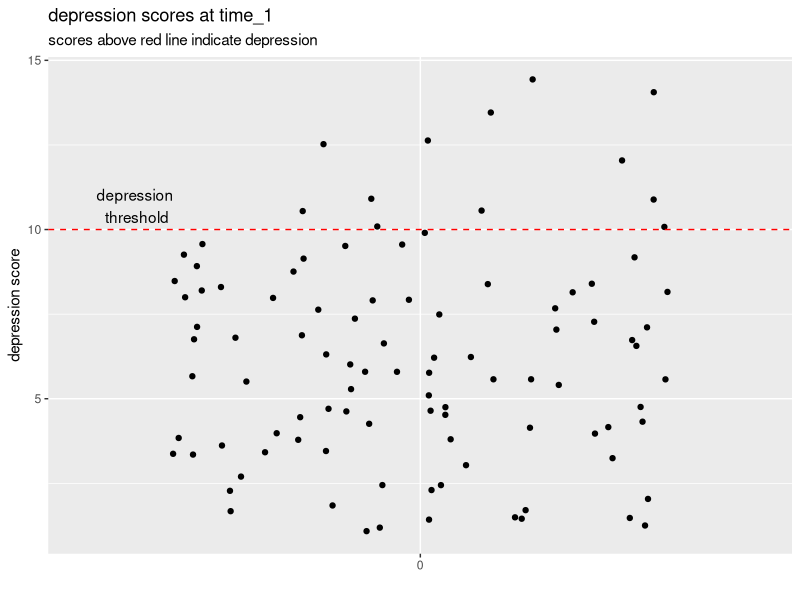
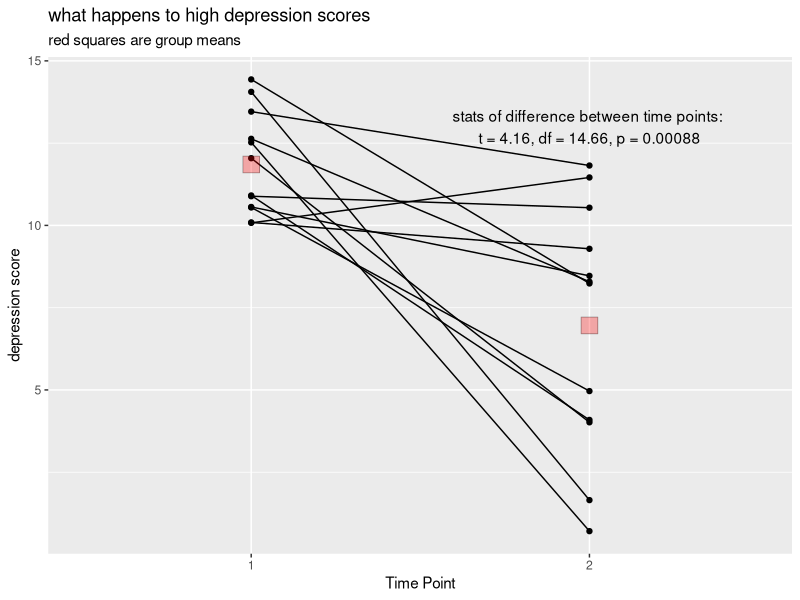

Source code (R) for these figures, in order:
library(tidyverse)

 
n_all = 100
mfq_min = 0
mfq_max = 26
mean_mfq = 5
sd_mfq = 4


all_values_1 <- truncnorm::rtruncnorm(n_all, mfq_min, mfq_max, mean_mfq, sd_mfq) # generate a truncated normal 
                                                #distribution emulating the short mfq values
dichot_values <- ifelse(all_values_1>=10, 1, 0) # dichotomise values using 10 as a threshold

df_all_values <- data.frame(all_values_1, dichot_values, x_var = rep(0,n_all)) # create dataset that 
                                                                            # has a dummy variable coded zero for plotting


p_all_values <- df_all_values %>%       # plot all the values with a threshold 
ggplot(aes(y = all_values_1, x = factor(x_var)))+
geom_point(position = "jitter")+
geom_hline(yintercept = 10, linetype = "dashed", colour = "red") + 
  
  annotate ("text", x = 0.54, y = 10.7, label = "depression\n threshold") +
  
  ggtitle("depression scores at time_1", 
          subtitle = "scores above red line indicate depression") +
  
  xlab("") +
  ylab("depression score")   
  
p_all_values



#### now you take the "high scorers" and you plot them at Time point 1 and then at Time point 2

big_values_1 <- all_values_1[all_values_1>=10] # these are the high scorers

big_values_2 <- truncnorm::rtruncnorm(length(big_values_1), mfq_min, mfq_max, mean_mfq, sd_mfq)  # here you use 
                                                  # the same process as in Time point 1 to 
                                                  # generate random values for Time point 2. 



df_big_values_history <- data.frame(ids = seq(1:length(big_values_1)),  # now plot the values
                                                                        # you will see 
                                                                        # big and probably significant
                                                                        # differences
                                   values =  c(big_values_1, big_values_2) , 
                                    time_point = rep(1:2, each = length(big_values_1)))


test <- t.test(df_big_values_history$values[df_big_values_history$time_point==1], # this is the t-test of the difference
               df_big_values_history$values[df_big_values_history$time_point==2])
test$statistic


df_big_values_history %>% 
ggplot(aes(x = factor(time_point), y = values))+
  geom_point()+
  geom_line(aes(group = ids)) +
  xlab("Time Point") +
  ylab("depression score") + 
  stat_summary(
    geom = "point",
    fun = "mean",
    col = "black",
    size = 6,
    shape = 22,
    fill = "red", alpha = 0.3
  )+
  annotate ("text", x = 2, y = 13, label = paste0("stats of difference between time points: \n"  , "t = ",
                                                  round(test$statistic,2),
                                                 ", df = ", round(test$parameter,2), 
                                                 ", p = ", signif(test$p.value, digits = 2))) +

  ggtitle("what happens to high depression scores", subtitle = "red squares are group means") 
